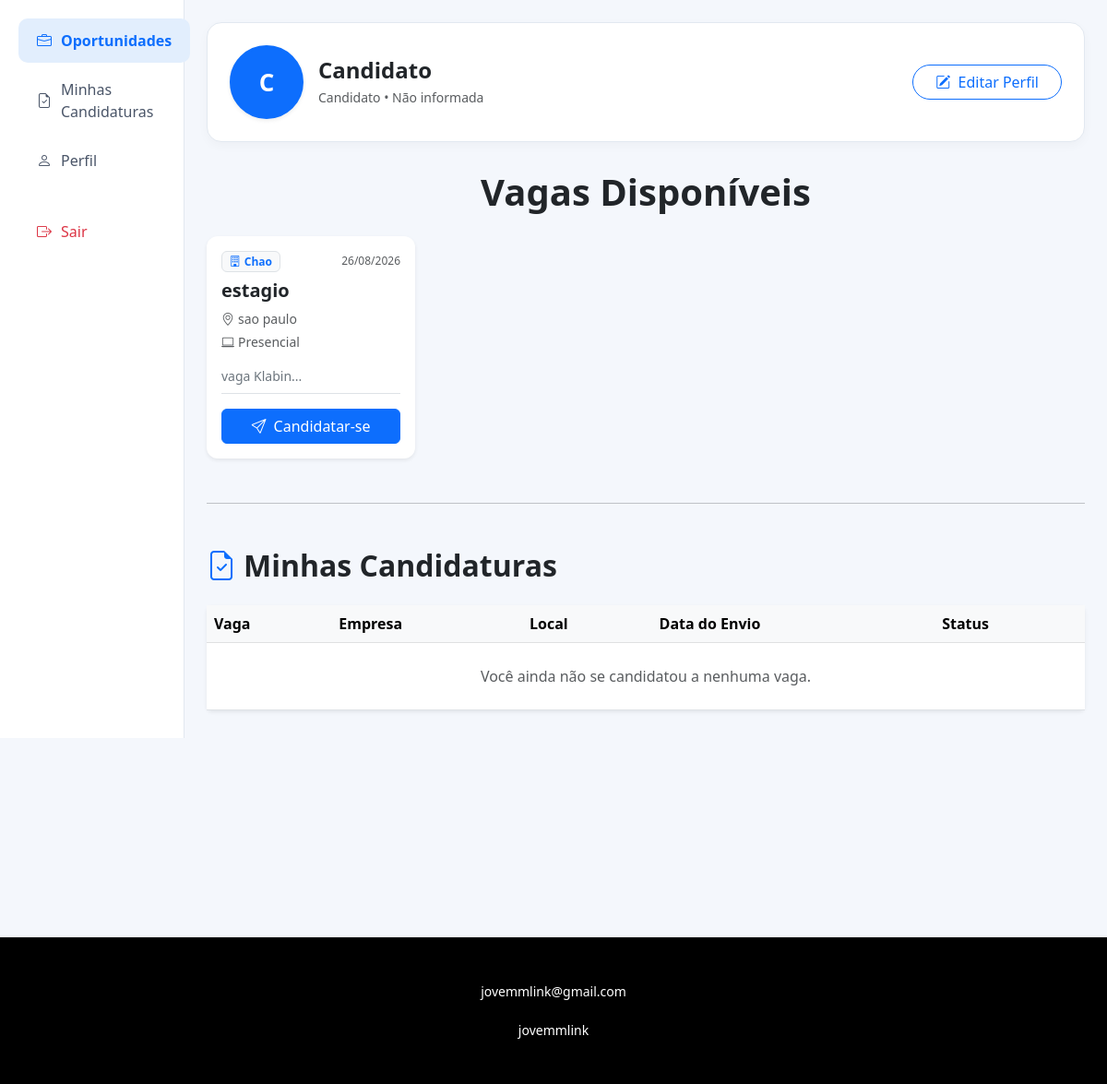
Page /listarVagas.php (signed in) on the committed database.
### tables this page shows
CREATE TABLE `vaga` (
  `idVaga` int NOT NULL,
  `idEmpresa` int NOT NULL,
  `tituloVaga` varchar(200) NOT NULL,
  `descricaoVaga` text NOT NULL,
  `requisitosVaga` text,
  `modalidadeVaga` varchar(50) DEFAULT 'Presencial',
  `salarioVaga` decimal(10,2) DEFAULT NULL,
  `cidadeVaga` varchar(100) DEFAULT NULL,
  `estadoVaga` varchar(2) DEFAULT NULL,
  `statusVaga` varchar(20) DEFAULT 'Ativa',
  `dataCriacao` datetime DEFAULT CURRENT_TIMESTAMP
);

CREATE TABLE `empresa` (
  `idEmpresa` int NOT NULL,
  `fotoEmpresa` varchar(255) DEFAULT NULL,
  `nomeEmpresa` varchar(250) NOT NULL,
  `razaoSocialEmpresa` varchar(250) NOT NULL,
  `dataFundacaoEmpresa` date DEFAULT NULL,
  `cnpjEmpresa` varchar(20) NOT NULL,
  `estadoEmpresa` varchar(2) DEFAULT NULL,
  `cidadeEmpresa` varchar(100) DEFAULT NULL,
  `emailEmpresa` varchar(150) NOT NULL,
  `senhaEmpresa` varchar(255) NOT NULL,
  `dataCadastro` datetime DEFAULT CURRENT_TIMESTAMP
);

### listarVagas.php (the view, shortened to what this page needs)
<?php
include "conexaoBD.php";
$dadosUsuario = [];
$idCandidatoValido = null;
$fotoCandidato = '';
$nomeCandidato = $dadosUsuario['nomeUsuario'] ?? $dadosUsuario['nomeUser'] ?? $_SESSION['nomeUsuario'] ?? 'Candidato';
$cidadeCandidato = $dadosUsuario['cidadeUsuario'] ?? $dadosUsuario['cidadeUser'] ?? 'Não informada';
$partesNome = explode(' ', trim($nomeCandidato));
$iniciais = strtoupper(substr($partesNome[0], 0, 1) . (isset($partesNome[1]) ? substr($partesNome[1], 0, 1) : ''));
$sqlVagas = "SELECT vaga.*, Empresa.nomeEmpresa
             FROM vaga
             INNER JOIN Empresa ON vaga.idEmpresa = Empresa.idEmpresa
             WHERE vaga.statusVaga = 'Ativa'
             ORDER BY vaga.idVaga DESC";
$resultadoVagas = mysqli_query($conn, $sqlVagas);
$sqlMinhasCandidaturas = "SELECT c.*, v.tituloVaga, v.cidadeVaga, v.estadoVaga, e.nomeEmpresa
                          FROM candidatura c
                          INNER JOIN vaga v ON c.idVaga = v.idVaga
                          INNER JOIN Empresa e ON v.idEmpresa = e.idEmpresa
                          WHERE c.idCandidato = '$idCandidatoValido'
                          ORDER BY c.dataCandidatura DESC";
$resMinhasCandidaturas = mysqli_query($conn, $sqlMinhasCandidaturas);
?>
<!DOCTYPE html>
<html lang="pt-br">
<head>
    <link href="https://cdn.jsdelivr.net/npm/bootstrap@5.3.0/dist/css/bootstrap.min.css" rel="stylesheet">
    <link rel="stylesheet" href="https://cdn.jsdelivr.net/npm/bootstrap-icons@1.11.0/font/bootstrap-icons.css">
</head>
<body>
<div class="container-fluid">
    <div class="row">
        <div class="col-md-2 sidebar">
            <nav class="nav flex-column px-2">
                <a class="nav-link active" href="listarVagas.php"><i class="bi bi-briefcase"></i> Oportunidades</a>
                <a class="nav-link" href="#minhas-candidaturas"><i class="bi bi-file-earmark-check"></i> Minhas Candidaturas</a>
                <a class="nav-link" href="PerfilCandidato.php"><i class="bi bi-person"></i> Perfil</a>
                <a class="nav-link text-danger mt-4" href="logoutUsuario.php"><i class="bi bi-box-arrow-right"></i> Sair</a>
            </nav>
        </div>
        <div class="col-md-10 p-4">
            <div class="card-profile d-flex justify-content-between align-items-center flex-wrap gap-3">
                <div class="d-flex align-items-center gap-3">
                    <div class="profile-img-container d-flex align-items-center justify-content-center bg-primary text-white fw-bold border border-3 border-primary shadow-sm" style="font-size: 26px;">
                        <?php if (!empty($fotoCandidato)): ?>
                            <img src="<?= htmlspecialchars($fotoCandidato) ?>" class="profile-img" alt="Foto do Candidato">
                        <?php else: ?>
                            <span class="user-select-none"><?= $iniciais ?: '<i class="bi bi-person fs-3"></i>' ?></span>
                        <?php endif; ?>
                    </div>
                    <div>
                        <h4 class="fw-bold mb-1 text-dark"><?= htmlspecialchars($nomeCandidato) ?></h4>
                        <div class="d-flex align-items-center gap-2">
                            <small class="text-muted">
                                Candidato • <?= htmlspecialchars($cidadeCandidato) ?>
                            </small>
                        </div>
                    </div>
                </div>
                <div>
                    <a href="editarPerfil.php" class="btn btn-outline-primary rounded-pill px-4">
                        <i class="bi bi-pencil-square me-1"></i> Editar Perfil
                    </a>
                </div>
            </div>
            <h1 class="text-center mb-4 fw-bold">Vagas Disponíveis</h1>
            <div class="row g-3 mb-5">
                <?php if ($resultadoVagas && mysqli_num_rows($resultadoVagas) > 0): ?>
                    <?php while ($vaga = mysqli_fetch_assoc($resultadoVagas)): ?>
                        <div class="col-md-3">
                            <div class="card h-100 shadow-sm border-0 vaga-card">
                                <div class="card-body d-flex flex-column justify-content-between p-3">
                                    <div>
                                        <div class="d-flex justify-content-between align-items-center mb-2">
                                            <span class="badge bg-light text-primary border">
                                                <i class="bi bi-building me-1"></i><?= htmlspecialchars($vaga['nomeEmpresa']) ?>
                                            </span>
                                            <small class="text-muted" style="font-size: 0.75rem;">
                                                <?= date('d/m/Y', strtotime($vaga['dataCriacao'])) ?>
                                            </small>
                                        </div>
                                        <h5 class="card-title fw-bold text-dark mb-2"><?= htmlspecialchars($vaga['tituloVaga']) ?></h5>
                                        <div class="small text-muted mb-3">
                                            <?php if (!empty($vaga['cidadeVaga'])): ?>
                                                <div class="mb-1"><i class="bi bi-geo-alt me-1"></i><?= htmlspecialchars($vaga['cidadeVaga']) ?></div>
                                            <?php endif; ?>
                                            <?php if (!empty($vaga['modalidadeVaga'])): ?>
                                                <div class="mb-1"><i class="bi bi-laptop me-1"></i><?= htmlspecialchars($vaga['modalidadeVaga']) ?></div>
                                            <?php endif; ?>
                                        </div>
                                        <p class="card-text text-secondary small">
                                            <?= htmlspecialchars(substr($vaga['descricaoVaga'], 0, 85)) ?>...
                                        </p>
                                    </div>
                                    <div class="pt-3 border-top mt-2">
                                        <button type="button"
                                                class="btn btn-primary w-100"
                                                data-bs-toggle="modal"
                                                data-bs-target="#modalCandidatura"
                                                data-idvaga="<?= $vaga['idVaga'] ?>"
                                                data-titulovaga="<?= htmlspecialchars($vaga['tituloVaga']) ?>">
                                            <i class="bi bi-send me-1"></i> Candidatar-se
                                        </button>
                                    </div>
                                </div>
                            </div>
                        </div>
                    <?php endwhile; ?>
                <?php else: ?>
                    <div class="col-12 text-center py-5">
                        <p class="text-muted fs-5">Nenhuma vaga aberta no momento.</p>
                    </div>
                <?php endif; ?>
            </div>
            <hr class="my-5">
            <h2 id="minhas-candidaturas" class="fw-bold mb-4"><i class="bi bi-file-earmark-check me-2 text-primary"></i>Minhas Candidaturas</h2>
            <div class="card shadow-sm border-0">
                <div class="card-body p-0">
                    <div class="table-responsive">
                        <table class="table table-hover align-middle mb-0">
                            <thead class="table-light">
                                <tr>
                                    <th>Vaga</th>
                                    <th>Empresa</th>
                                    <th>Local</th>
                                    <th>Data do Envio</th>
                                    <th>Status</th>
                                </tr>
                            </thead>
                            <tbody>
                                <?php if ($resMinhasCandidaturas && mysqli_num_rows($resMinhasCandidaturas) > 0): ?>
                                    <?php while ($cand = mysqli_fetch_assoc($resMinhasCandidaturas)): ?>
                                        <tr>
                                            <td class="fw-semibold text-dark"><?= htmlspecialchars($cand['tituloVaga']) ?></td>
                                            <td><?= htmlspecialchars($cand['nomeEmpresa']) ?></td>
                                            <td><?= htmlspecialchars($cand['cidadeVaga'] . ' - ' . $cand['estadoVaga']) ?></td>
                                            <td><?= date('d/m/Y H:i', strtotime($cand['dataCandidatura'])) ?></td>
                                            <td>
                                                <?php
                                                    $statusBadge = 'bg-warning text-dark';
                                                    if ($cand['statusCandidatura'] === 'Aprovado') $statusBadge = 'bg-success';
                                                    if ($cand['statusCandidatura'] === 'Recusado') $statusBadge = 'bg-danger';
                                                ?>
                                                <span class="badge <?= $statusBadge ?>"><?= htmlspecialchars($cand['statusCandidatura']) ?></span>
                                            </td>
                                        </tr>
                                    <?php endwhile; ?>
                                <?php else: ?>
                                    <tr>
                                        <td colspan="5" class="text-center py-4 text-muted">Você ainda não se candidatou a nenhuma vaga.</td>
                                    </tr>
                                <?php endif; ?>
                            </tbody>
                        </table>
                    </div>
                </div>
            </div>
        </div>
    </div>
</div>
<?php include "footer.php"; ?>
</body>
</html>

### listarVagas.php (style rules this page uses)
body { background-color: #f4f7fc; margin: 0; padding: 0; }
.sidebar { background-color: #ffffff; border-right: 1px solid #e2e8f0; min-height: 100vh; padding-top: 20px; }
.sidebar .nav-link { color: #4a5568; font-weight: 500; padding: 12px 20px; border-radius: 10px; margin-bottom: 5px; display: flex; align-items: center; gap: 10px; text-decoration: none; }
.sidebar .nav-link.active, .sidebar .nav-link:hover { background-color: #e2eefd; color: #0d6efd; font-weight: 600; }
.card-profile { background: #ffffff; border-radius: 16px; border: 1px solid #e2e8f0; padding: 24px; margin-bottom: 30px; box-shadow: 0 4px 12px rgba(0, 0, 0, 0.03); }
.profile-img-container { width: 80px; height: 80px; min-width: 80px; position: relative; border-radius: 50%; overflow: hidden; }
.vaga-card { transition: transform 0.2s; border-radius: 12px; }

### rows in the picture
vaga: idEmpresa.nomeEmpresa "Chao", dataCriacao "26/08/2026", tituloVaga "estagio", cidadeVaga "sao paulo", modalidadeVaga "Presencial", descricaoVaga "vaga Klabin"

### other values in the picture
$iniciais ?: '<i class="bi bi-person fs-3"></i>' "C"
$nomeCandidato "Candidato"
$cidadeCandidato "Não informada"
